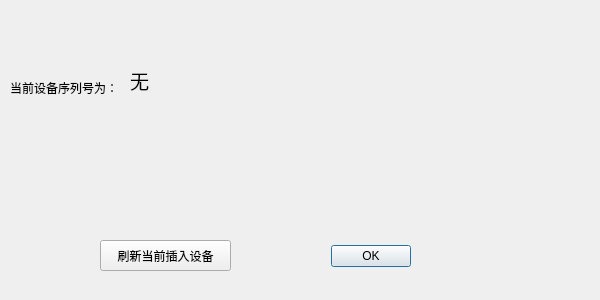
<?xml version="1.0" encoding="UTF-8"?>
<ui version="4.0">
 <class>infrared_camera_seting_dialog</class>
 <widget class="QDialog" name="infrared_camera_seting_dialog">
  <property name="geometry">
   <rect>
    <x>0</x>
    <y>0</y>
    <width>600</width>
    <height>300</height>
   </rect>
  </property>
  <property name="windowTitle">
   <string>Dialog</string>
  </property>
  <widget class="QDialogButtonBox" name="dialog_btn">
   <property name="geometry">
    <rect>
     <x>310</x>
     <y>240</y>
     <width>101</width>
     <height>32</height>
    </rect>
   </property>
   <property name="orientation">
    <enum>Qt::Orientation::Horizontal</enum>
   </property>
   <property name="standardButtons">
    <set>QDialogButtonBox::StandardButton::Ok</set>
   </property>
  </widget>
  <widget class="QPushButton" name="refresh">
   <property name="geometry">
    <rect>
     <x>100</x>
     <y>240</y>
     <width>131</width>
     <height>31</height>
    </rect>
   </property>
   <property name="text">
    <string>刷新当前插入设备</string>
   </property>
  </widget>
  <widget class="QLabel" name="label">
   <property name="geometry">
    <rect>
     <x>10</x>
     <y>80</y>
     <width>121</width>
     <height>16</height>
    </rect>
   </property>
   <property name="text">
    <string>当前设备序列号为：</string>
   </property>
  </widget>
  <widget class="QLabel" name="show_label">
   <property name="geometry">
    <rect>
     <x>130</x>
     <y>45</y>
     <width>461</width>
     <height>71</height>
    </rect>
   </property>
   <property name="styleSheet">
    <string notr="true">QLabel{
font-size:19px;
font-weight-bolder;
}</string>
   </property>
   <property name="text">
    <string>无</string>
   </property>
  </widget>
 </widget>
 <resources/>
 <connections>
  <connection>
   <sender>dialog_btn</sender>
   <signal>accepted()</signal>
   <receiver>infrared_camera_seting_dialog</receiver>
   <slot>accept()</slot>
   <hints>
    <hint type="sourcelabel">
     <x>248</x>
     <y>254</y>
    </hint>
    <hint type="destinationlabel">
     <x>157</x>
     <y>274</y>
    </hint>
   </hints>
  </connection>
  <connection>
   <sender>dialog_btn</sender>
   <signal>rejected()</signal>
   <receiver>infrared_camera_seting_dialog</receiver>
   <slot>reject()</slot>
   <hints>
    <hint type="sourcelabel">
     <x>316</x>
     <y>260</y>
    </hint>
    <hint type="destinationlabel">
     <x>286</x>
     <y>274</y>
    </hint>
   </hints>
  </connection>
 </connections>
</ui>
